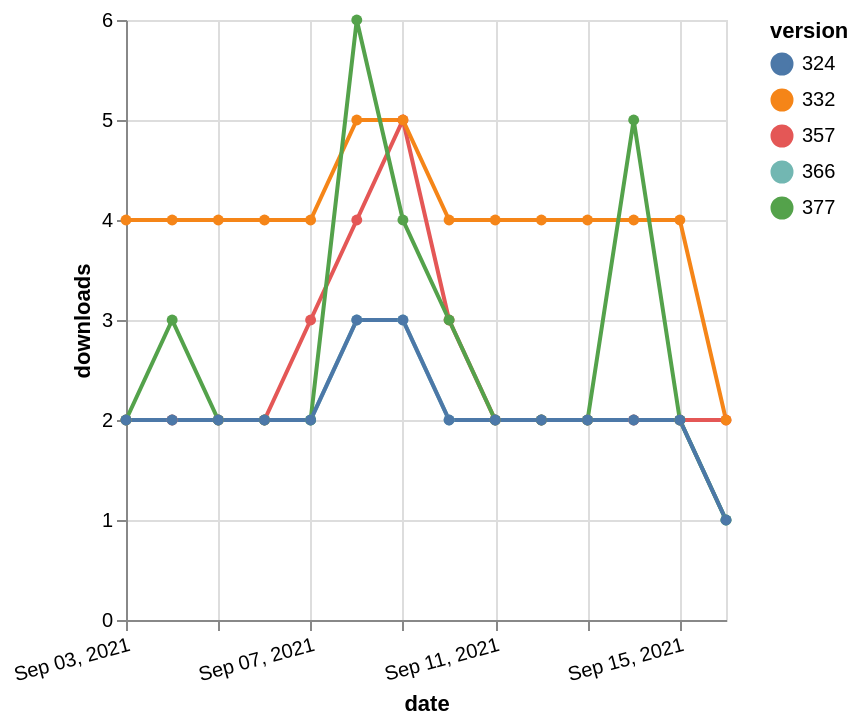

Vega-Lite specification for this chart:
### Vega-Lite specification from a JSON file in a GitHub repository (floating-point values rounded to 4 significant figures)
{"$schema": "https://vega.github.io/schema/vega-lite/v5.json", "description": "A simple bar chart with embedded data.", "data": {"values": [{"date": "2021-09-03", "total": 2354, "delta": 2, "version": "366"}, {"date": "2021-09-04", "total": 2356, "delta": 2, "version": "366"}, {"date": "2021-09-05", "total": 2358, "delta": 2, "version": "366"}, {"date": "2021-09-06", "total": 2360, "delta": 2, "version": "366"}, {"date": "2021-09-07", "total": 2362, "delta": 2, "version": "366"}, {"date": "2021-09-08", "total": 2365, "delta": 3, "version": "366"}, {"date": "2021-09-09", "total": 2368, "delta": 3, "version": "366"}, {"date": "2021-09-10", "total": 2370, "delta": 2, "version": "366"}, {"date": "2021-09-11", "total": 2372, "delta": 2, "version": "366"}, {"date": "2021-09-12", "total": 2374, "delta": 2, "version": "366"}, {"date": "2021-09-13", "total": 2376, "delta": 2, "version": "366"}, {"date": "2021-09-14", "total": 2378, "delta": 2, "version": "366"}, {"date": "2021-09-15", "total": 2380, "delta": 2, "version": "366"}, {"date": "2021-09-16", "total": 2381, "delta": 1, "version": "366"}, {"date": "2021-09-03", "total": 2914, "delta": 2, "version": "357"}, {"date": "2021-09-04", "total": 2916, "delta": 2, "version": "357"}, {"date": "2021-09-05", "total": 2918, "delta": 2, "version": "357"}, {"date": "2021-09-06", "total": 2920, "delta": 2, "version": "357"}, {"date": "2021-09-07", "total": 2923, "delta": 3, "version": "357"}, {"date": "2021-09-08", "total": 2927, "delta": 4, "version": "357"}, {"date": "2021-09-09", "total": 2932, "delta": 5, "version": "357"}, {"date": "2021-09-10", "total": 2935, "delta": 3, "version": "357"}, {"date": "2021-09-11", "total": 2937, "delta": 2, "version": "357"}, {"date": "2021-09-12", "total": 2939, "delta": 2, "version": "357"}, {"date": "2021-09-13", "total": 2941, "delta": 2, "version": "357"}, {"date": "2021-09-14", "total": 2943, "delta": 2, "version": "357"}, {"date": "2021-09-15", "total": 2945, "delta": 2, "version": "357"}, {"date": "2021-09-16", "total": 2947, "delta": 2, "version": "357"}, {"date": "2021-09-03", "total": 4966, "delta": 4, "version": "332"}, {"date": "2021-09-04", "total": 4970, "delta": 4, "version": "332"}, {"date": "2021-09-05", "total": 4974, "delta": 4, "version": "332"}, {"date": "2021-09-06", "total": 4978, "delta": 4, "version": "332"}, {"date": "2021-09-07", "total": 4982, "delta": 4, "version": "332"}, {"date": "2021-09-08", "total": 4987, "delta": 5, "version": "332"}, {"date": "2021-09-09", "total": 4992, "delta": 5, "version": "332"}, {"date": "2021-09-10", "total": 4996, "delta": 4, "version": "332"}, {"date": "2021-09-11", "total": 5000, "delta": 4, "version": "332"}, {"date": "2021-09-12", "total": 5004, "delta": 4, "version": "332"}, {"date": "2021-09-13", "total": 5008, "delta": 4, "version": "332"}, {"date": "2021-09-14", "total": 5012, "delta": 4, "version": "332"}, {"date": "2021-09-15", "total": 5016, "delta": 4, "version": "332"}, {"date": "2021-09-16", "total": 5018, "delta": 2, "version": "332"}, {"date": "2021-09-03", "total": 2136, "delta": 2, "version": "377"}, {"date": "2021-09-04", "total": 2139, "delta": 3, "version": "377"}, {"date": "2021-09-05", "total": 2141, "delta": 2, "version": "377"}, {"date": "2021-09-06", "total": 2143, "delta": 2, "version": "377"}, {"date": "2021-09-07", "total": 2145, "delta": 2, "version": "377"}, {"date": "2021-09-08", "total": 2151, "delta": 6, "version": "377"}, {"date": "2021-09-09", "total": 2155, "delta": 4, "version": "377"}, {"date": "2021-09-10", "total": 2158, "delta": 3, "version": "377"}, {"date": "2021-09-11", "total": 2160, "delta": 2, "version": "377"}, {"date": "2021-09-12", "total": 2162, "delta": 2, "version": "377"}, {"date": "2021-09-13", "total": 2164, "delta": 2, "version": "377"}, {"date": "2021-09-14", "total": 2169, "delta": 5, "version": "377"}, {"date": "2021-09-15", "total": 2171, "delta": 2, "version": "377"}, {"date": "2021-09-16", "total": 2172, "delta": 1, "version": "377"}, {"date": "2021-09-03", "total": 2650, "delta": 2, "version": "324"}, {"date": "2021-09-04", "total": 2652, "delta": 2, "version": "324"}, {"date": "2021-09-05", "total": 2654, "delta": 2, "version": "324"}, {"date": "2021-09-06", "total": 2656, "delta": 2, "version": "324"}, {"date": "2021-09-07", "total": 2658, "delta": 2, "version": "324"}, {"date": "2021-09-08", "total": 2661, "delta": 3, "version": "324"}, {"date": "2021-09-09", "total": 2664, "delta": 3, "version": "324"}, {"date": "2021-09-10", "total": 2666, "delta": 2, "version": "324"}, {"date": "2021-09-11", "total": 2668, "delta": 2, "version": "324"}, {"date": "2021-09-12", "total": 2670, "delta": 2, "version": "324"}, {"date": "2021-09-13", "total": 2672, "delta": 2, "version": "324"}, {"date": "2021-09-14", "total": 2674, "delta": 2, "version": "324"}, {"date": "2021-09-15", "total": 2676, "delta": 2, "version": "324"}, {"date": "2021-09-16", "total": 2677, "delta": 1, "version": "324"}]}, "width": "container", "mark": {"type": "line", "point": {"filled": true}}, "encoding": {"x": {"field": "date", "type": "temporal", "timeUnit": "yearmonthdate", "title": "date", "axis": {"labelAngle": -15}}, "y": {"field": "delta", "type": "quantitative", "title": "downloads"}, "color": {"field": "version", "type": "nominal"}, "tooltip": {"field": "delta"}}}
